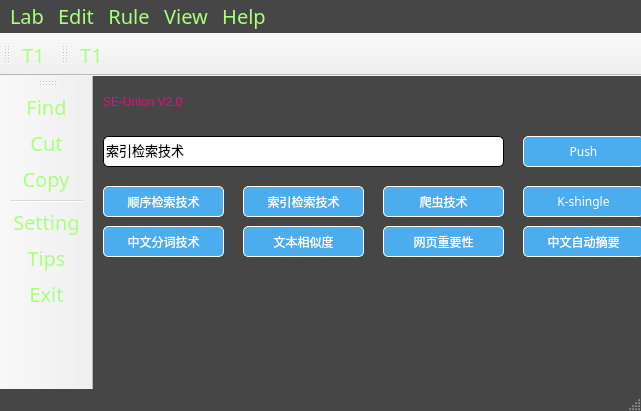
<?xml version="1.0" encoding="UTF-8"?>
<ui version="4.0">
 <class>MainWindow</class>
 <widget class="QMainWindow" name="MainWindow">
  <property name="geometry">
   <rect>
    <x>0</x>
    <y>0</y>
    <width>641</width>
    <height>411</height>
   </rect>
  </property>
  <property name="windowTitle">
   <string>MainWindow</string>
  </property>
  <property name="styleSheet">
   <string notr="true">QMainWindow{
	background-color: rgb(70, 70, 70); /*背景色*/
}
</string>
  </property>
  <property name="iconSize">
   <size>
    <width>32</width>
    <height>32</height>
   </size>
  </property>
  <widget class="QWidget" name="centralwidget">
   <property name="styleSheet">
    <string notr="true">QCentralwidget{
	background-color: rgb(70, 70, 70); /*背景色*/
}</string>
   </property>
   <widget class="QPushButton" name="pushButton">
    <property name="geometry">
     <rect>
      <x>430</x>
      <y>60</y>
      <width>121</width>
      <height>31</height>
     </rect>
    </property>
    <property name="autoFillBackground">
     <bool>false</bool>
    </property>
    <property name="styleSheet">
     <string notr="true">QPushButton
{
	background-color: rgb(75, 173, 238); /*背景色*/ 
	border-style: outset;    /* 边界内凹 */
	border-width: 1px;     /* 边边界宽度 */
	border-radius: 5px; /* 边界圆滑 */
	font: dengxian 16px;     /* 字体大小 */
	min-width: 2em;
	color: white; /* 字体颜色 */
	
}
/* 鼠标经过改变按钮颜色 */
QPushButton:hover
{
	background-color: rgb(0, 150, 0);
}
</string>
    </property>
    <property name="text">
     <string>Push</string>
    </property>
   </widget>
   <widget class="QLineEdit" name="lineEdit">
    <property name="geometry">
     <rect>
      <x>10</x>
      <y>60</y>
      <width>401</width>
      <height>31</height>
     </rect>
    </property>
    <property name="font">
     <font>
      <family>20px</family>
      <pointsize>10</pointsize>
      <weight>50</weight>
      <italic>false</italic>
      <bold>false</bold>
     </font>
    </property>
    <property name="styleSheet">
     <string notr="true">QLineEdit{
	border-style: outset;  /* 边界内凹 */
	border-width: 1px;  /* 边界宽度 */
	border-radius:5px; /*边界圆滑*/
	font: dengxian 20px;  /* 字体大小 */
}
</string>
    </property>
    <property name="text">
     <string>索引检索技术</string>
    </property>
   </widget>
   <widget class="QLabel" name="label">
    <property name="geometry">
     <rect>
      <x>10</x>
      <y>10</y>
      <width>181</width>
      <height>31</height>
     </rect>
    </property>
    <property name="styleSheet">
     <string notr="true">font: 25 20pt &quot;等线 Light&quot;;
color: rgb(255, 0, 127)</string>
    </property>
    <property name="text">
     <string>SE-Union V2.0</string>
    </property>
   </widget>
   <widget class="QPushButton" name="pushButton_2">
    <property name="geometry">
     <rect>
      <x>10</x>
      <y>110</y>
      <width>121</width>
      <height>31</height>
     </rect>
    </property>
    <property name="autoFillBackground">
     <bool>false</bool>
    </property>
    <property name="styleSheet">
     <string notr="true">QPushButton
{
	background-color: rgb(75, 173, 238); /*背景色*/ 
	border-style: outset;    /* 边界内凹 */
	border-width: 1px;     /* 边边界宽度 */
	border-radius: 5px; /* 边界圆滑 */
	font: dengxian 16px;     /* 字体大小 */
	min-width: 2em;
	color: white; /* 字体颜色 */
	
}
/* 鼠标经过改变按钮颜色 */
QPushButton:hover
{
	background-color: rgb(0, 150, 0);
}
</string>
    </property>
    <property name="text">
     <string>顺序检索技术</string>
    </property>
   </widget>
   <widget class="QPushButton" name="pushButton_3">
    <property name="geometry">
     <rect>
      <x>150</x>
      <y>110</y>
      <width>121</width>
      <height>31</height>
     </rect>
    </property>
    <property name="autoFillBackground">
     <bool>false</bool>
    </property>
    <property name="styleSheet">
     <string notr="true">QPushButton
{
	background-color: rgb(75, 173, 238); /*背景色*/ 
	border-style: outset;    /* 边界内凹 */
	border-width: 1px;     /* 边边界宽度 */
	border-radius: 5px; /* 边界圆滑 */
	font: dengxian 16px;     /* 字体大小 */
	min-width: 2em;
	color: white; /* 字体颜色 */
	
}
/* 鼠标经过改变按钮颜色 */
QPushButton:hover
{
	background-color: rgb(0, 150, 0);
}
</string>
    </property>
    <property name="text">
     <string>索引检索技术</string>
    </property>
   </widget>
   <widget class="QPushButton" name="pushButton_4">
    <property name="geometry">
     <rect>
      <x>290</x>
      <y>110</y>
      <width>121</width>
      <height>31</height>
     </rect>
    </property>
    <property name="autoFillBackground">
     <bool>false</bool>
    </property>
    <property name="styleSheet">
     <string notr="true">QPushButton
{
	background-color: rgb(75, 173, 238); /*背景色*/ 
	border-style: outset;    /* 边界内凹 */
	border-width: 1px;     /* 边边界宽度 */
	border-radius: 5px; /* 边界圆滑 */
	font: dengxian 16px;     /* 字体大小 */
	min-width: 2em;
	color: white; /* 字体颜色 */
	
}
/* 鼠标经过改变按钮颜色 */
QPushButton:hover
{
	background-color: rgb(0, 150, 0);
}
</string>
    </property>
    <property name="text">
     <string>爬虫技术</string>
    </property>
   </widget>
   <widget class="QPushButton" name="pushButton_5">
    <property name="geometry">
     <rect>
      <x>430</x>
      <y>110</y>
      <width>121</width>
      <height>31</height>
     </rect>
    </property>
    <property name="autoFillBackground">
     <bool>false</bool>
    </property>
    <property name="styleSheet">
     <string notr="true">QPushButton
{
	background-color: rgb(75, 173, 238); /*背景色*/ 
	border-style: outset;    /* 边界内凹 */
	border-width: 1px;     /* 边边界宽度 */
	border-radius: 5px; /* 边界圆滑 */
	font: dengxian 16px;     /* 字体大小 */
	min-width: 2em;
	color: white; /* 字体颜色 */
	
}
/* 鼠标经过改变按钮颜色 */
QPushButton:hover
{
	background-color: rgb(0, 150, 0);
}
</string>
    </property>
    <property name="text">
     <string>K-shingle</string>
    </property>
   </widget>
   <widget class="QPushButton" name="pushButton_6">
    <property name="geometry">
     <rect>
      <x>10</x>
      <y>150</y>
      <width>121</width>
      <height>31</height>
     </rect>
    </property>
    <property name="autoFillBackground">
     <bool>false</bool>
    </property>
    <property name="styleSheet">
     <string notr="true">QPushButton
{
	background-color: rgb(75, 173, 238); /*背景色*/ 
	border-style: outset;    /* 边界内凹 */
	border-width: 1px;     /* 边边界宽度 */
	border-radius: 5px; /* 边界圆滑 */
	font: dengxian 16px;     /* 字体大小 */
	min-width: 2em;
	color: white; /* 字体颜色 */
	
}
/* 鼠标经过改变按钮颜色 */
QPushButton:hover
{
	background-color: rgb(0, 150, 0);
}
</string>
    </property>
    <property name="text">
     <string>中文分词技术</string>
    </property>
   </widget>
   <widget class="QPushButton" name="pushButton_7">
    <property name="geometry">
     <rect>
      <x>150</x>
      <y>150</y>
      <width>121</width>
      <height>31</height>
     </rect>
    </property>
    <property name="autoFillBackground">
     <bool>false</bool>
    </property>
    <property name="styleSheet">
     <string notr="true">QPushButton
{
	background-color: rgb(75, 173, 238); /*背景色*/ 
	border-style: outset;    /* 边界内凹 */
	border-width: 1px;     /* 边边界宽度 */
	border-radius: 5px; /* 边界圆滑 */
	font: dengxian 16px;     /* 字体大小 */
	min-width: 2em;
	color: white; /* 字体颜色 */
	
}
/* 鼠标经过改变按钮颜色 */
QPushButton:hover
{
	background-color: rgb(0, 150, 0);
}
</string>
    </property>
    <property name="text">
     <string>文本相似度</string>
    </property>
   </widget>
   <widget class="QPushButton" name="pushButton_8">
    <property name="geometry">
     <rect>
      <x>290</x>
      <y>150</y>
      <width>121</width>
      <height>31</height>
     </rect>
    </property>
    <property name="autoFillBackground">
     <bool>false</bool>
    </property>
    <property name="styleSheet">
     <string notr="true">QPushButton
{
	background-color: rgb(75, 173, 238); /*背景色*/ 
	border-style: outset;    /* 边界内凹 */
	border-width: 1px;     /* 边边界宽度 */
	border-radius: 5px; /* 边界圆滑 */
	font: dengxian 16px;     /* 字体大小 */
	min-width: 2em;
	color: white; /* 字体颜色 */
	
}
/* 鼠标经过改变按钮颜色 */
QPushButton:hover
{
	background-color: rgb(0, 150, 0);
}
</string>
    </property>
    <property name="text">
     <string>网页重要性</string>
    </property>
   </widget>
   <widget class="QPushButton" name="pushButton_9">
    <property name="geometry">
     <rect>
      <x>430</x>
      <y>150</y>
      <width>121</width>
      <height>31</height>
     </rect>
    </property>
    <property name="autoFillBackground">
     <bool>false</bool>
    </property>
    <property name="styleSheet">
     <string notr="true">QPushButton
{
	background-color: rgb(75, 173, 238); /*背景色*/ 
	border-style: outset;    /* 边界内凹 */
	border-width: 1px;     /* 边边界宽度 */
	border-radius: 5px; /* 边界圆滑 */
	font: dengxian 16px;     /* 字体大小 */
	min-width: 2em;
	color: white; /* 字体颜色 */
	
}
/* 鼠标经过改变按钮颜色 */
QPushButton:hover
{
	background-color: rgb(0, 150, 0);
}
</string>
    </property>
    <property name="text">
     <string>中文自动摘要</string>
    </property>
   </widget>
  </widget>
  <widget class="QMenuBar" name="menubar">
   <property name="geometry">
    <rect>
     <x>0</x>
     <y>0</y>
     <width>641</width>
     <height>27</height>
    </rect>
   </property>
   <property name="styleSheet">
    <string notr="true">*{
	font-family: dengxian;
	font-size: 20px;
	color: rgb(170, 255, 127);
	background-color: rgb(70, 70, 70); /*背景色*/
}</string>
   </property>
   <widget class="QMenu" name="menuFILE">
    <property name="title">
     <string>Rule</string>
    </property>
    <addaction name="actionSetting"/>
    <addaction name="separator"/>
    <addaction name="actionExit"/>
   </widget>
   <widget class="QMenu" name="menuEdit">
    <property name="title">
     <string>Edit</string>
    </property>
    <addaction name="actionFind"/>
    <addaction name="actionCut"/>
    <addaction name="actionCopy"/>
    <addaction name="actionPaste"/>
    <addaction name="separator"/>
    <addaction name="actionundo"/>
    <addaction name="actionRedo_paste"/>
    <addaction name="actionDelet"/>
    <addaction name="separator"/>
   </widget>
   <widget class="QMenu" name="menuView">
    <property name="title">
     <string>View</string>
    </property>
    <widget class="QMenu" name="menuTheme">
     <property name="title">
      <string>Theme</string>
     </property>
     <property name="icon">
      <iconset>
       <normaloff>../icon/主题_theme.svg</normaloff>../icon/主题_theme.svg</iconset>
     </property>
     <addaction name="actionDark"/>
     <addaction name="actionLight"/>
     <addaction name="actionFresh"/>
     <addaction name="actionRetro"/>
    </widget>
    <widget class="QMenu" name="menuLanguage">
     <property name="title">
      <string>Language</string>
     </property>
     <addaction name="actionChinese"/>
     <addaction name="actionEnglish"/>
    </widget>
    <addaction name="actionappearance"/>
    <addaction name="menuTheme"/>
    <addaction name="menuLanguage"/>
   </widget>
   <widget class="QMenu" name="menuHelp">
    <property name="title">
     <string>Help</string>
    </property>
    <addaction name="actionTips"/>
    <addaction name="actionAbout"/>
    <addaction name="separator"/>
    <addaction name="actionEdit"/>
    <addaction name="actionAbout_2"/>
   </widget>
   <widget class="QMenu" name="menuLab">
    <property name="title">
     <string>Lab</string>
    </property>
    <widget class="QMenu" name="menuEx1">
     <property name="title">
      <string>Ex1</string>
     </property>
     <addaction name="actionT1"/>
     <addaction name="actionex1"/>
    </widget>
    <widget class="QMenu" name="menuEx2">
     <property name="title">
      <string>Ex2</string>
     </property>
     <addaction name="actionT1_2"/>
     <addaction name="actionex1_2"/>
    </widget>
    <widget class="QMenu" name="menuEx3">
     <property name="title">
      <string>Ex3</string>
     </property>
     <addaction name="actionT1_3"/>
     <addaction name="actionex1_3"/>
    </widget>
    <widget class="QMenu" name="menuEx4">
     <property name="title">
      <string>Ex4</string>
     </property>
     <addaction name="actionT1_4"/>
     <addaction name="actionex1_4"/>
    </widget>
    <widget class="QMenu" name="menuEx6">
     <property name="title">
      <string>Ex6</string>
     </property>
     <addaction name="actionT1_6"/>
     <addaction name="actionex1_6"/>
    </widget>
    <widget class="QMenu" name="menuEx5">
     <property name="title">
      <string>Ex5</string>
     </property>
     <addaction name="actionT1_5"/>
     <addaction name="actionex1_5"/>
    </widget>
    <widget class="QMenu" name="menuEx7">
     <property name="title">
      <string>Ex7</string>
     </property>
     <addaction name="actionT1_7"/>
     <addaction name="actionex1_7"/>
    </widget>
    <widget class="QMenu" name="menuEx8">
     <property name="title">
      <string>Ex8</string>
     </property>
     <addaction name="actionT1_8"/>
     <addaction name="actionex1_8"/>
    </widget>
    <addaction name="menuEx1"/>
    <addaction name="menuEx2"/>
    <addaction name="menuEx3"/>
    <addaction name="menuEx4"/>
    <addaction name="menuEx5"/>
    <addaction name="menuEx6"/>
    <addaction name="menuEx7"/>
    <addaction name="menuEx8"/>
   </widget>
   <addaction name="menuLab"/>
   <addaction name="menuEdit"/>
   <addaction name="menuFILE"/>
   <addaction name="menuView"/>
   <addaction name="menuHelp"/>
  </widget>
  <widget class="QStatusBar" name="statusbar"/>
  <widget class="QToolBar" name="toolBar">
   <property name="windowTitle">
    <string>toolBar</string>
   </property>
   <property name="styleSheet">
    <string notr="true">*{
	font-family: dengxian;
	font-size: 20px;
	color: rgb(170, 255, 127);
}</string>
   </property>
   <attribute name="toolBarArea">
    <enum>TopToolBarArea</enum>
   </attribute>
   <attribute name="toolBarBreak">
    <bool>false</bool>
   </attribute>
   <addaction name="actionT1_2"/>
  </widget>
  <widget class="QToolBar" name="toolBar_2">
   <property name="windowTitle">
    <string>toolBar_2</string>
   </property>
   <property name="styleSheet">
    <string notr="true">*{
	font-family: dengxian;
	font-size: 20px;
	color: rgb(170, 255, 127);
}</string>
   </property>
   <attribute name="toolBarArea">
    <enum>TopToolBarArea</enum>
   </attribute>
   <attribute name="toolBarBreak">
    <bool>false</bool>
   </attribute>
   <addaction name="actionT1"/>
  </widget>
  <widget class="QToolBar" name="toolBar_3">
   <property name="windowTitle">
    <string>toolBar_3</string>
   </property>
   <property name="styleSheet">
    <string notr="true">*{
	font-family: dengxian;
	font-size: 20px;
	color: rgb(170, 255, 127);
}</string>
   </property>
   <attribute name="toolBarArea">
    <enum>LeftToolBarArea</enum>
   </attribute>
   <attribute name="toolBarBreak">
    <bool>false</bool>
   </attribute>
   <addaction name="actionFind"/>
   <addaction name="actionCut"/>
   <addaction name="actionCopy"/>
   <addaction name="separator"/>
   <addaction name="actionSetting"/>
   <addaction name="actionTips"/>
   <addaction name="actionExit"/>
  </widget>
  <action name="actionEdit">
   <property name="text">
    <string>Version</string>
   </property>
  </action>
  <action name="actionSetting">
   <property name="icon">
    <iconset>
     <normaloff>../icon/设置_setting.svg</normaloff>../icon/设置_setting.svg</iconset>
   </property>
   <property name="text">
    <string>Setting</string>
   </property>
  </action>
  <action name="actionExit">
   <property name="icon">
    <iconset>
     <normaloff>../icon/退出_logout.svg</normaloff>../icon/退出_logout.svg</iconset>
   </property>
   <property name="text">
    <string>Exit</string>
   </property>
  </action>
  <action name="actionTips">
   <property name="icon">
    <iconset>
     <normaloff>../icon/提示_tips-one.svg</normaloff>../icon/提示_tips-one.svg</iconset>
   </property>
   <property name="text">
    <string>Tips</string>
   </property>
  </action>
  <action name="actionAbout">
   <property name="text">
    <string>donate</string>
   </property>
  </action>
  <action name="actionappearance">
   <property name="text">
    <string>Appearance</string>
   </property>
  </action>
  <action name="actionCut">
   <property name="icon">
    <iconset>
     <normaloff>../icon/裁切_cutting-one.svg</normaloff>../icon/裁切_cutting-one.svg</iconset>
   </property>
   <property name="text">
    <string>Cut</string>
   </property>
  </action>
  <action name="actionCopy">
   <property name="icon">
    <iconset>
     <normaloff>../icon/复制_copy.svg</normaloff>../icon/复制_copy.svg</iconset>
   </property>
   <property name="text">
    <string>Copy</string>
   </property>
  </action>
  <action name="actionPaste">
   <property name="text">
    <string>Paste</string>
   </property>
  </action>
  <action name="actionDelet">
   <property name="icon">
    <iconset>
     <normaloff>../icon/删除_delete.svg</normaloff>../icon/删除_delete.svg</iconset>
   </property>
   <property name="text">
    <string>Delete</string>
   </property>
  </action>
  <action name="actionundo">
   <property name="text">
    <string>Undo</string>
   </property>
  </action>
  <action name="actionRedo_paste">
   <property name="text">
    <string>Redo</string>
   </property>
  </action>
  <action name="actionFind">
   <property name="icon">
    <iconset>
     <normaloff>../icon/查找_find.svg</normaloff>../icon/查找_find.svg</iconset>
   </property>
   <property name="text">
    <string>Find</string>
   </property>
  </action>
  <action name="actionAbout_2">
   <property name="text">
    <string>About</string>
   </property>
  </action>
  <action name="actionT1">
   <property name="text">
    <string>T1</string>
   </property>
  </action>
  <action name="actionex1">
   <property name="text">
    <string>ex1</string>
   </property>
  </action>
  <action name="actionT1_2">
   <property name="text">
    <string>T1</string>
   </property>
  </action>
  <action name="actionex1_2">
   <property name="text">
    <string>ex1</string>
   </property>
  </action>
  <action name="actionT1_3">
   <property name="text">
    <string>T1</string>
   </property>
  </action>
  <action name="actionex1_3">
   <property name="text">
    <string>ex1</string>
   </property>
  </action>
  <action name="actionT1_4">
   <property name="text">
    <string>T1</string>
   </property>
  </action>
  <action name="actionex1_4">
   <property name="text">
    <string>ex1</string>
   </property>
  </action>
  <action name="actionT1_5">
   <property name="text">
    <string>T1</string>
   </property>
  </action>
  <action name="actionex1_5">
   <property name="text">
    <string>ex1</string>
   </property>
  </action>
  <action name="actionT1_6">
   <property name="text">
    <string>T1</string>
   </property>
  </action>
  <action name="actionex1_6">
   <property name="text">
    <string>ex1</string>
   </property>
  </action>
  <action name="actionT1_7">
   <property name="text">
    <string>T1</string>
   </property>
  </action>
  <action name="actionex1_7">
   <property name="text">
    <string>ex1</string>
   </property>
  </action>
  <action name="actionT1_8">
   <property name="text">
    <string>T1</string>
   </property>
  </action>
  <action name="actionex1_8">
   <property name="text">
    <string>ex1</string>
   </property>
  </action>
  <action name="actionDark">
   <property name="text">
    <string>Dark</string>
   </property>
  </action>
  <action name="actionLight">
   <property name="text">
    <string>Light</string>
   </property>
  </action>
  <action name="actionFresh">
   <property name="text">
    <string>Fresh</string>
   </property>
  </action>
  <action name="actionRetro">
   <property name="text">
    <string>Retro</string>
   </property>
  </action>
  <action name="actionChinese">
   <property name="text">
    <string>Chinese</string>
   </property>
  </action>
  <action name="actionEnglish">
   <property name="text">
    <string>English</string>
   </property>
  </action>
 </widget>
 <resources>
  <include location="../icon/dark.qrc"/>
 </resources>
 <connections/>
</ui>
